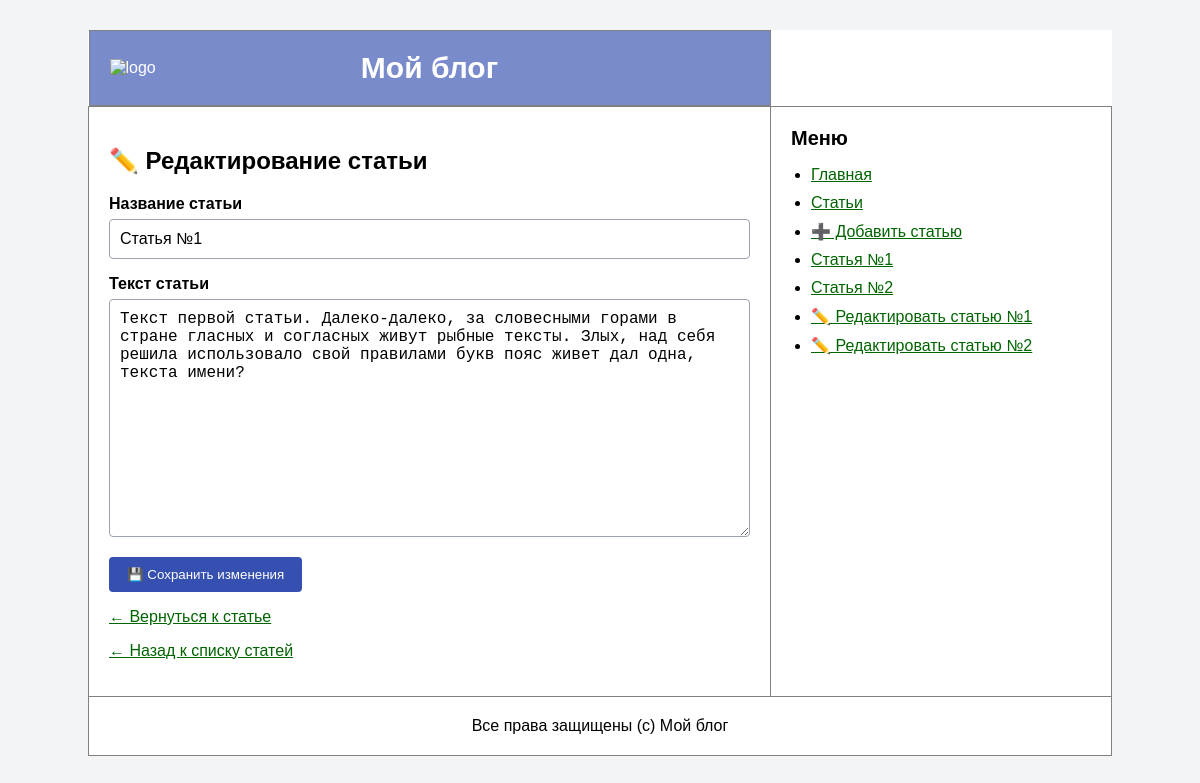
The page /drainglistpiha/kursach/article/1/edit on the database its author committed.
### tables this page shows
CREATE TABLE articles (
                id INTEGER PRIMARY KEY AUTOINCREMENT,
                author_id INTEGER NOT NULL,
                name VARCHAR(255) NOT NULL,
                text TEXT NOT NULL,
                created_at DATETIME NOT NULL DEFAULT CURRENT_TIMESTAMP
            );

### src/Controllers/ArticlesController.php (called while the page is built, shortened)
<?php
class ArticlesController
{
    public function edit(int $id): void
    {
        $article = Article::findById($id);
        $error = '';
        $success = '';
        $this->render('articles/edit.php', [
            'article' => $article,
            'error' => $error,
            'success' => $success,
        ], 'Редактирование статьи');
    }
    private function render(string $view, array $params = [], ?string $title = null): void
    {
        extract($params);
        require __DIR__ . '/../../views/' . $view;
        require __DIR__ . '/../../main.php';
    }
}

### router.php (called while the page is built, shortened)
<?php
require __DIR__ . '/index.php';

### src/Models/Article.php (called while the page is built, shortened)
<?php
class Article
{
    public function __construct(array $row)
    {
        $this->id = (int) $row['id'];
        $this->name = $row['name'];
        $this->text = $row['text'];
    }
    public static function findById(int $id): ?self
    {
        $db = Database::getConnection();
        $statement = $db->prepare('SELECT * FROM articles WHERE id = :id');
        $statement->execute(['id' => $id]);
        $row = $statement->fetch(PDO::FETCH_ASSOC);
        return new self($row);
    }
}

### views/articles/edit.php (the view, shortened to what this page needs)
<h2>✏️ Редактирование статьи</h2>
<form method="post" action="/drainglistpiha/kursach/article/<?= $article->id ?>/edit" class="article-form">
    <div class="form-group">
        <label for="name">Название статьи</label>
        <input
            type="text"
            id="name"
            name="name"
            value="<?= htmlspecialchars($article->name, ENT_QUOTES, 'UTF-8') ?>"
            required
        >
    </div>
    <div class="form-group">
        <label for="text">Текст статьи</label>
        <textarea id="text" name="text" rows="12" required><?= htmlspecialchars($article->text, ENT_QUOTES, 'UTF-8') ?></textarea>
    </div>
    <button type="submit">💾 Сохранить изменения</button>
</form>
<p>
    <a href="/drainglistpiha/kursach/articles/<?= $article->id ?>">← Вернуться к статье</a>
</p>
<p>
    <a href="/drainglistpiha/kursach/articles">← Назад к списку статей</a>
</p>

### styles/styles.css (style rules this page uses)
body { margin: 0; font-family: Arial, sans-serif; background-color: #f3f4f6; }
a, a:visited { color: darkgreen; }
.article-form, .comment-form { max-width: 700px; }
.form-group { margin-bottom: 16px; }
.form-group label { display: block; margin-bottom: 6px; font-weight: 700; }
.form-group input, .form-group textarea { width: 100%; box-sizing: border-box; padding: 10px; font-size: 16px; border: 1px solid #9ca3af; border-radius: 4px; }
button { padding: 10px 18px; background: rgba(32, 62, 169, 0.9); color: white; border: none; border-radius: 4px; cursor: pointer; }

### rows shown on the page
articles: name "Статья №1", text "Текст первой статьи. Далеко-далеко, за словесными горами в стране гласных и согласных живут рыбные тексты. Злых, над себя решила использовало свой правилами букв пояс живет дал одна, текста имени?"
